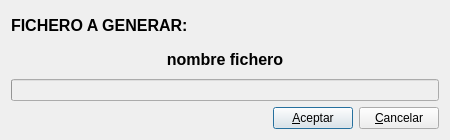
<ui version="4.0" >
 <author>José Manuel Díez Botella</author>
 <class>copiaseg</class>
 <widget class="QDialog" name="copiaseg" >
  <property name="geometry" >
   <rect>
    <x>0</x>
    <y>0</y>
    <width>450</width>
    <height>140</height>
   </rect>
  </property>
  <property name="windowTitle" >
   <string>Copia de seguidad</string>
  </property>
  <layout class="QGridLayout" >
   <item row="0" column="0" >
    <widget class="QLabel" name="textLabel1" >
     <property name="font" >
      <font>
       <pointsize>12</pointsize>
       <weight>75</weight>
       <bold>true</bold>
      </font>
     </property>
     <property name="text" >
      <string>FICHERO A GENERAR:</string>
     </property>
     <property name="wordWrap" >
      <bool>false</bool>
     </property>
    </widget>
   </item>
   <item row="1" column="0" >
    <widget class="QLabel" name="textLabel2" >
     <property name="font" >
      <font>
       <pointsize>12</pointsize>
       <weight>75</weight>
       <bold>true</bold>
      </font>
     </property>
     <property name="text" >
      <string>nombre fichero</string>
     </property>
     <property name="alignment" >
      <set>Qt::AlignCenter</set>
     </property>
     <property name="wordWrap" >
      <bool>false</bool>
     </property>
    </widget>
   </item>
   <item row="2" column="0" >
    <widget class="QProgressBar" name="progressBar" >
     <property name="enabled" >
      <bool>false</bool>
     </property>
     <property name="maximum" >
      <number>100</number>
     </property>
     <property name="value" >
      <number>0</number>
     </property>
     <property name="textVisible" >
      <bool>false</bool>
     </property>
    </widget>
   </item>
   <item row="3" column="0" >
    <layout class="QHBoxLayout" >
     <property name="spacing" >
      <number>6</number>
     </property>
     <property name="margin" >
      <number>0</number>
     </property>
     <item>
      <spacer>
       <property name="orientation" >
        <enum>Qt::Horizontal</enum>
       </property>
       <property name="sizeType" >
        <enum>QSizePolicy::Expanding</enum>
       </property>
       <property name="sizeHint" stdset="0" >
        <size>
         <width>31</width>
         <height>20</height>
        </size>
       </property>
      </spacer>
     </item>
     <item>
      <widget class="QPushButton" name="aceptarpushButton" >
       <property name="text" >
        <string>&amp;Aceptar</string>
       </property>
       <property name="icon" >
        <iconset resource="libroK.qrc" >
         <normaloff>:/graf/1rightarrow.png</normaloff>:/graf/1rightarrow.png</iconset>
       </property>
       <property name="shortcut" >
        <string>Alt+A</string>
       </property>
      </widget>
     </item>
     <item>
      <widget class="QPushButton" name="cancelarpushButton" >
       <property name="text" >
        <string>&amp;Cancelar</string>
       </property>
       <property name="icon" >
        <iconset resource="libroK.qrc" >
         <normaloff>:/images/librok-7.png</normaloff>:/images/librok-7.png</iconset>
       </property>
       <property name="shortcut" >
        <string>Alt+C</string>
       </property>
      </widget>
     </item>
    </layout>
   </item>
  </layout>
 </widget>
 <layoutdefault spacing="6" margin="11" />
 <resources>
  <include location="libroK.qrc" />
 </resources>
 <connections>
  <connection>
   <sender>cancelarpushButton</sender>
   <signal>clicked()</signal>
   <receiver>copiaseg</receiver>
   <slot>reject()</slot>
   <hints>
    <hint type="sourcelabel" >
     <x>356</x>
     <y>127</y>
    </hint>
    <hint type="destinationlabel" >
     <x>20</x>
     <y>20</y>
    </hint>
   </hints>
  </connection>
 </connections>
</ui>
